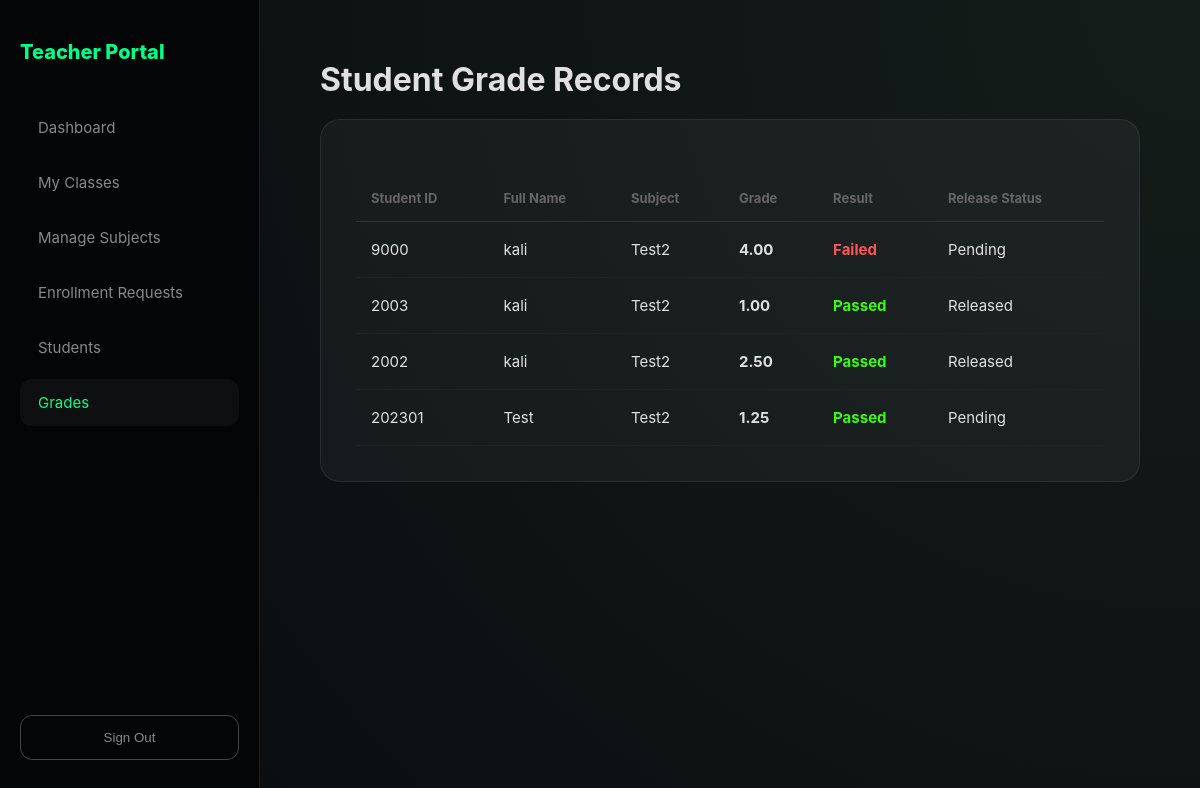
Page /tc/grades.php (signed in) on the committed database.
### tables this page shows
CREATE TABLE `grades` (
  `id` int(11) NOT NULL,
  `student_id` varchar(50) DEFAULT NULL,
  `subject_id` int(11) DEFAULT NULL,
  `teacher_id` int(11) DEFAULT NULL,
  `grade` decimal(5,2) DEFAULT NULL,
  `status` enum('Released','Rejected','Pending') NOT NULL,
  `grade_status` enum('Passed','Failed') DEFAULT NULL,
  `created_at` timestamp NOT NULL DEFAULT current_timestamp()
);

CREATE TABLE `users` (
  `id` int(11) NOT NULL,
  `user_id` varchar(50) DEFAULT NULL,
  `email` varchar(255) NOT NULL,
  `fullname` varchar(100) DEFAULT NULL,
  `gender` varchar(255) NOT NULL,
  `role` enum('student','teacher','osas') DEFAULT NULL,
  `password` varchar(255) DEFAULT NULL,
  `status` enum('Active','Inactive') NOT NULL DEFAULT 'Active'
);

CREATE TABLE `subjects` (
  `subject_id` int(11) NOT NULL,
  `subject_code` varchar(20) NOT NULL,
  `subject_name` varchar(100) NOT NULL,
  `teacher_id` int(11) NOT NULL,
  `created_at` timestamp NOT NULL DEFAULT current_timestamp()
);

### tc/grades.php (the view, shortened to what this page needs)
<?php
include '../config/db.php';
$teacher_db_id = $_SESSION['user_id'];
$query = "
    SELECT
        u.user_id AS student_num,
        u.fullname,
        s.subject_name,
        g.grade,
        g.grade_status,
        g.status AS release_status
    FROM grades g
    JOIN users u ON g.student_id = u.user_id
    JOIN subjects s ON g.subject_id = s.subject_id
    WHERE g.teacher_id = ?
    AND g.status != 'Rejected'
    ORDER BY s.subject_name ASC, u.fullname ASC
";
$stmt = $conn->prepare($query);
$stmt->bind_param("i", $teacher_db_id);
$stmt->execute();
$result = $stmt->get_result();
?>
<!DOCTYPE html>
<html lang="en">
<head>
    <link rel="stylesheet" href="/css/style.css">
</head>
<body>
<div class="app-shell">
    <aside class="sidebar">
        <div class="portal-brand">Teacher Portal</div>
        <div class="nav-group">
            <a class="nav-link" href="index.php">Dashboard</a>
            <a class="nav-link" href="my_class.php">My Classes</a>
            <a class="nav-link" href="subjects.php">Manage Subjects</a>
            <a class="nav-link" href="enrollment_requests.php">Enrollment Requests</a>
            <a class="nav-link" href="students.php">Students</a>
            <a class="nav-link active" href="grades.php">Grades</a>
        </div>
        <button class="sign-out-btn" onclick="window.location.href='/assets/logout.php'">Sign Out</button>
    </aside>
    <main class="main-view">
        <div class="container">
            <h1>Student Grade Records</h1>
            <div class="glass-card">
                <table class="modern-table">
                    <thead>
                        <tr>
                            <th>Student ID</th>
                            <th>Full Name</th>
                            <th>Subject</th>
                            <th>Grade</th>
                            <th>Result</th>
                            <th>Release Status</th>
                        </tr>
                    </thead>
                    <tbody>
                        <?php if ($result->num_rows > 0): ?>
                            <?php while ($row = $result->fetch_assoc()): ?>
                                <tr>
                                    <td><?= htmlspecialchars($row['student_num']) ?></td>
                                    <td><?= htmlspecialchars($row['fullname']) ?></td>
                                    <td><?= htmlspecialchars($row['subject_name']) ?></td>
                                    <td style="font-weight: bold;"><?= number_format($row['grade'], 2) ?></td>
                                    <td>
                                        <?php $color = ($row['grade_status'] === 'Passed') ? '#39ff14' : '#ff5555'; ?>
                                        <span style="color: <?= $color ?>; font-weight: bold;">
                                            <?= htmlspecialchars($row['grade_status'] ?? 'N/A') ?>
                                        </span>
                                    </td>
                                    <td>
                                        <span class="status-badge">
                                            <?= htmlspecialchars($row['release_status']) ?>
                                        </span>
                                    </td>
                                </tr>
                            <?php endwhile; ?>
                        <?php else: ?>
                            <tr><td colspan="6" style="text-align:center;">No grades found.</td></tr>
                        <?php endif; ?>
                    </tbody>
                </table>
            </div>
        </div>
    </main>
</div>
</body>
</html>

### css/style.css (style rules this page uses)
:root { --bg-dark: #0b0e11; --card-glass: rgba(255, 255, 255, 0.04); --neon-green: #00ff88; --text-main: #e0e0e0; --sidebar-width: 260px; }
* { box-sizing: border-box; margin: 0; padding: 0; transition: 0.2s ease; }
body { font-family: 'Inter', system-ui, sans-serif; background: var(--bg-dark); color: var(--text-main); height: 100vh; overflow: hidden; }
.app-shell { display: flex; height: 100vh; width: 100vw; }
.sidebar { width: var(--sidebar-width); background: rgba(0, 0, 0, 0.6); backdrop-filter: blur(20px); border-right: 1px solid rgba(255, 255, 255, 0.1); padding: 40px 20px; display: flex; flex-direction: column; flex-shrink: 0; }
.portal-brand { color: var(--neon-green); font-weight: 800; font-size: 20px; margin-bottom: 40px; }
.nav-group { flex-grow: 1; }
.nav-link { color: #888; text-decoration: none; padding: 14px 18px; display: block; border-radius: 12px; margin-bottom: 8px; font-size: 15px; }
.nav-link.active, .nav-link:hover { background: var(--card-glass); color: var(--neon-green); }
.main-view { flex: 1; display: flex; flex-direction: column; overflow-y: auto; background: radial-gradient(circle at top right, #141d1a, #0b0e11); }
.container { padding: 60px; width: 100%; max-width: 1600px; }
.glass-card { background: var(--card-glass); border: 1px solid rgba(255, 255, 255, 0.08); border-radius: 20px; padding: 35px; margin-top: 20px; }
.modern-table { width: 100%; border-collapse: collapse; margin-top: 20px; }
.modern-table th { text-align: left; padding: 15px; color: #666; font-size: 13px; border-bottom: 1px solid #333; }
.modern-table td { padding: 18px 15px; border-bottom: 1px solid #222; font-size: 15px; }
.sign-out-btn { background: transparent; border: 1px solid #444; color: #888; padding: 14px; border-radius: 12px; cursor: pointer; width: 100%; margin-top: auto; }

### rows in the picture
grades: users.user_id "9000", users.fullname "kali", subject.subject_name "Test2", grade "4.00", grade_status "Failed", status "Pending"
grades: users.user_id "2003", users.fullname "kali", subject.subject_name "Test2", grade "1.00", grade_status "Passed", status "Released"
grades: users.user_id "2002", users.fullname "kali", subject.subject_name "Test2", grade "2.50", grade_status "Passed", status "Released"
grades: users.user_id "202301", users.fullname "Test", subject.subject_name "Test2", grade "1.25", grade_status "Passed", status "Pending"
